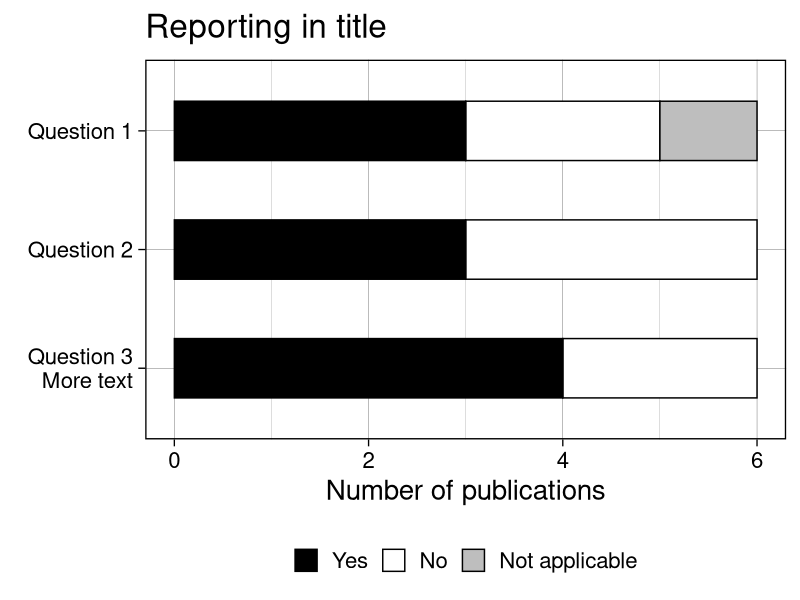

The R script that drew this image:
# EVALUATING THE REPORTING QUALITY OF NDC ANIMAL SYSTEMATIC REVIEWS ============

# Code written by Emma Wilson
# Tested in R Version 4.2.1

# Initial code written with test data. Will be updated.

# Load Libraries ---------------------------------------------------------------

library(dplyr)   # Version 1.1.2
library(tidyr)   # Version 1.3.0
library(ggplot2) # Version 3.4.2

# Read in Data -----------------------------------------------------------------

# NOTE: This is test data used to help write code for data visualisations.
# Basically I'm bad at making graphs so I hate leaving it to the end.

#Create example unique ID
uid <- c(1,2,3,4,5,6) 

# Create example reporting item scores
item1 <- c("Yes", "Yes", "No", "Yes", "Yes", "No")
item2 <- c("Yes", "No", "No", "Yes", "Yes", "No") 
item3 <- c("Yes", "No", "Not applicable", "Yes", "Yes", "No") 

# Create a dataframe
dat <- data.frame(uid, item1, item2, item3)

# Transform Data ---------------------------------------------------------------

# Pivot from wide to long format and count the number of studies with each score
dat_long <- dat %>%
  # Pivot
  pivot_longer(!uid, names_to = "item", values_to = "score") %>%
  # Group
  group_by(item, score) %>%
  # Count number of studies
  count()

# Make score a factor and set order of levels
dat_long$score <- factor(dat_long$score, 
                         levels = c("Not applicable", "No", "Yes"))

# Set Labels for Graphs --------------------------------------------------------

# Labels are the PRISMA-Pre reporting criteria text
# \n can be used within the text to create a new line

# Set example labels
mylabels <- c("Question 3\nMore text", "Question 2", "Question 1")

# Create Graph -----------------------------------------------------------------

# Create a horizontal stacked bar plot.

# Select data
ggplot(dat_long, aes(x = item, y = n, label = n)) +
  # Stacked based on score (yes, no, etc.)
  # Set column width
  # Set border colour (black)
  geom_col(aes(fill = score), width = 0.5, color = "black") +
  # Set bar as horizontal
  coord_flip() +
  # Set stacked bar colours and reverse the legend order
  # This is for cosmetic reasons because creating a horizontal graph
  # changes the order data are presented
  scale_fill_manual(values = c("grey", "white", "black"), 
                    guide = guide_legend(reverse = T)) +
  # Set the background theme and make all text size 20
  theme_linedraw(base_size = 20) +
  # Chane position of legend and remove legend title
  theme(legend.position = "bottom", legend.title = element_blank()) +
  # Set X scale (actually appears in Y axis position because it's flipped) 
  # using defined labels
  scale_x_discrete(labels = mylabels) +
  # Set Y and X lab (again, reversed position!)
  ylab("Number of publications") +
  xlab(element_blank()) +
  # Set title
  ggtitle("Reporting in title")
  
